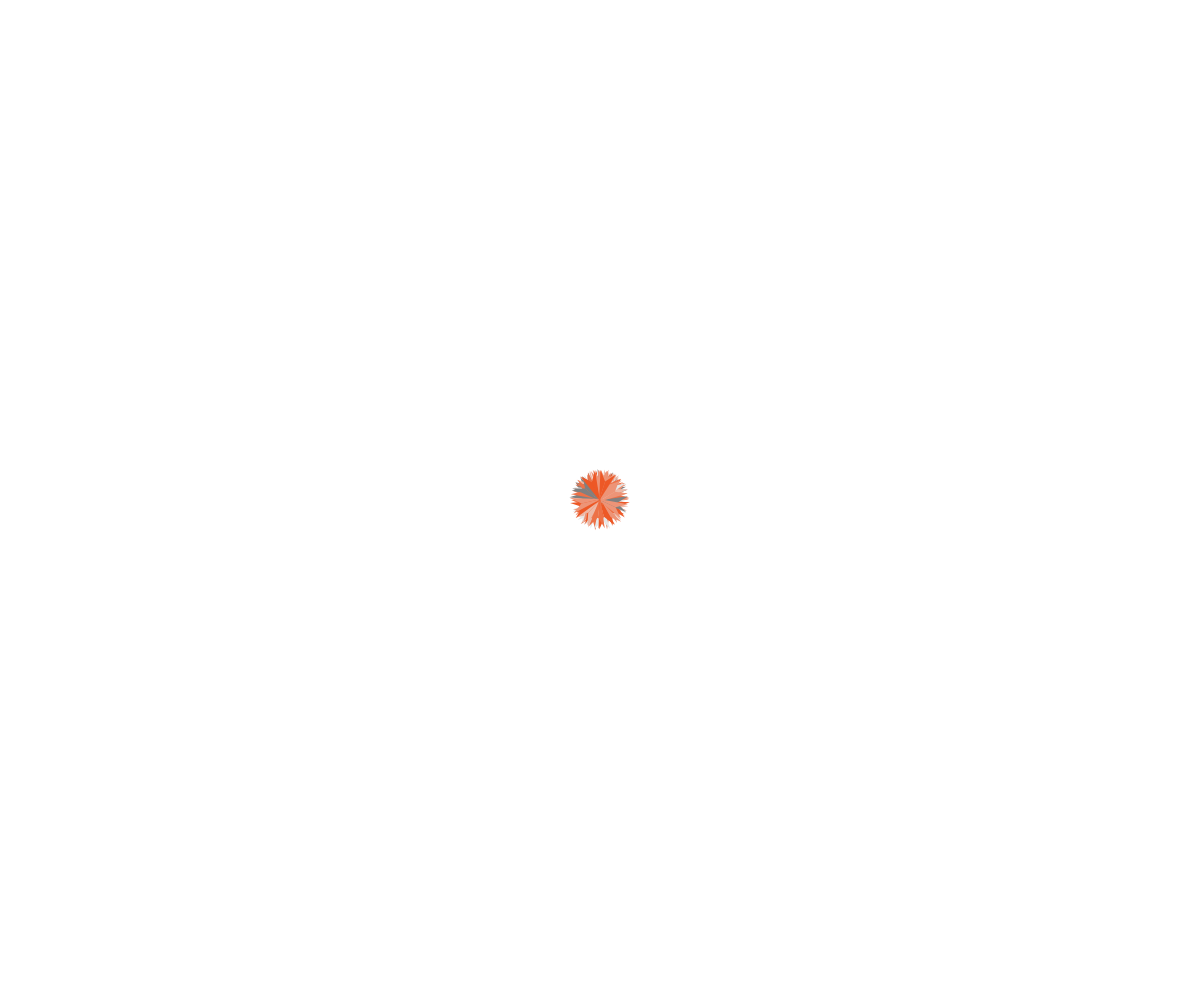
Frame 1 (no input)
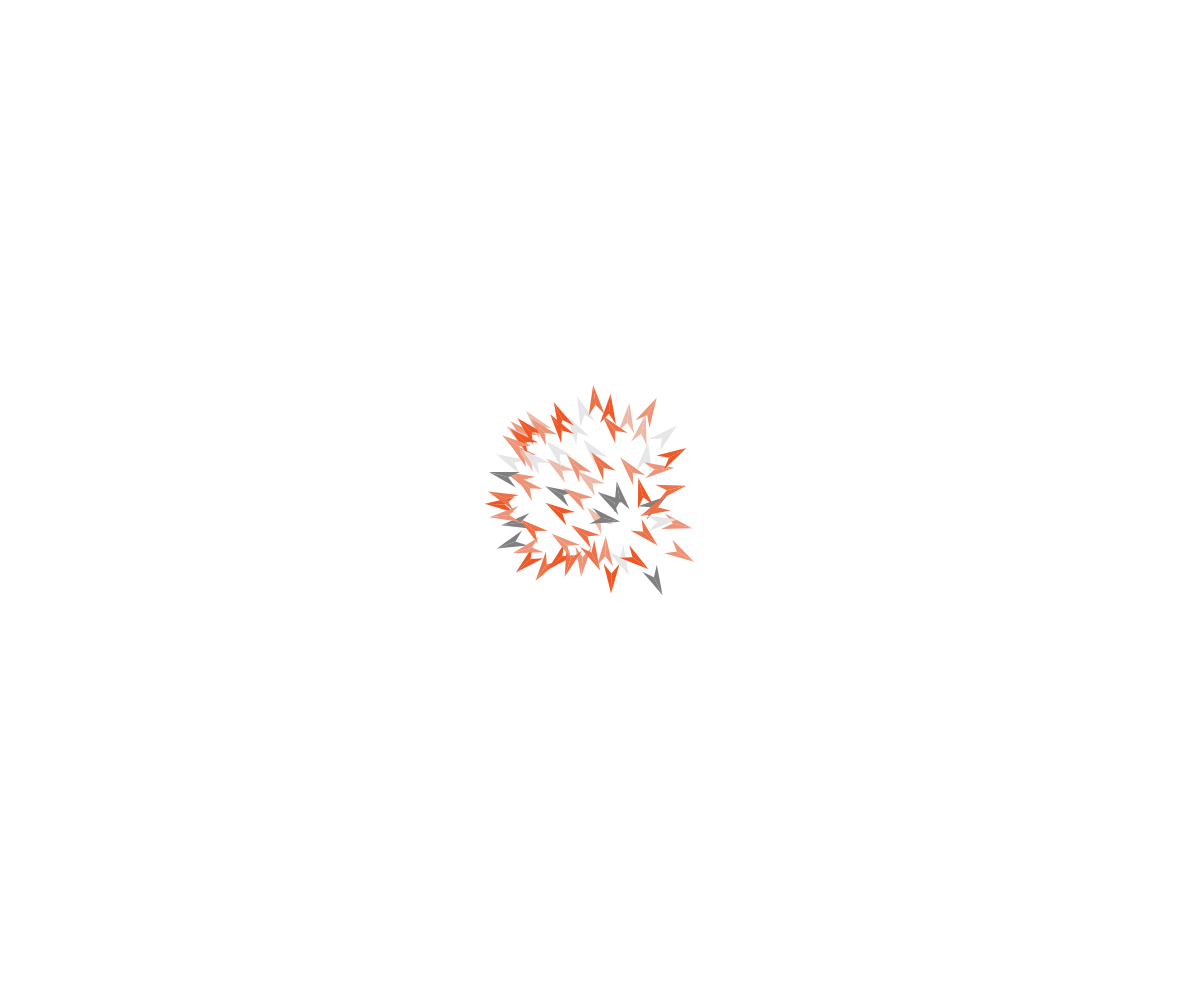
Frame 60 (no input)
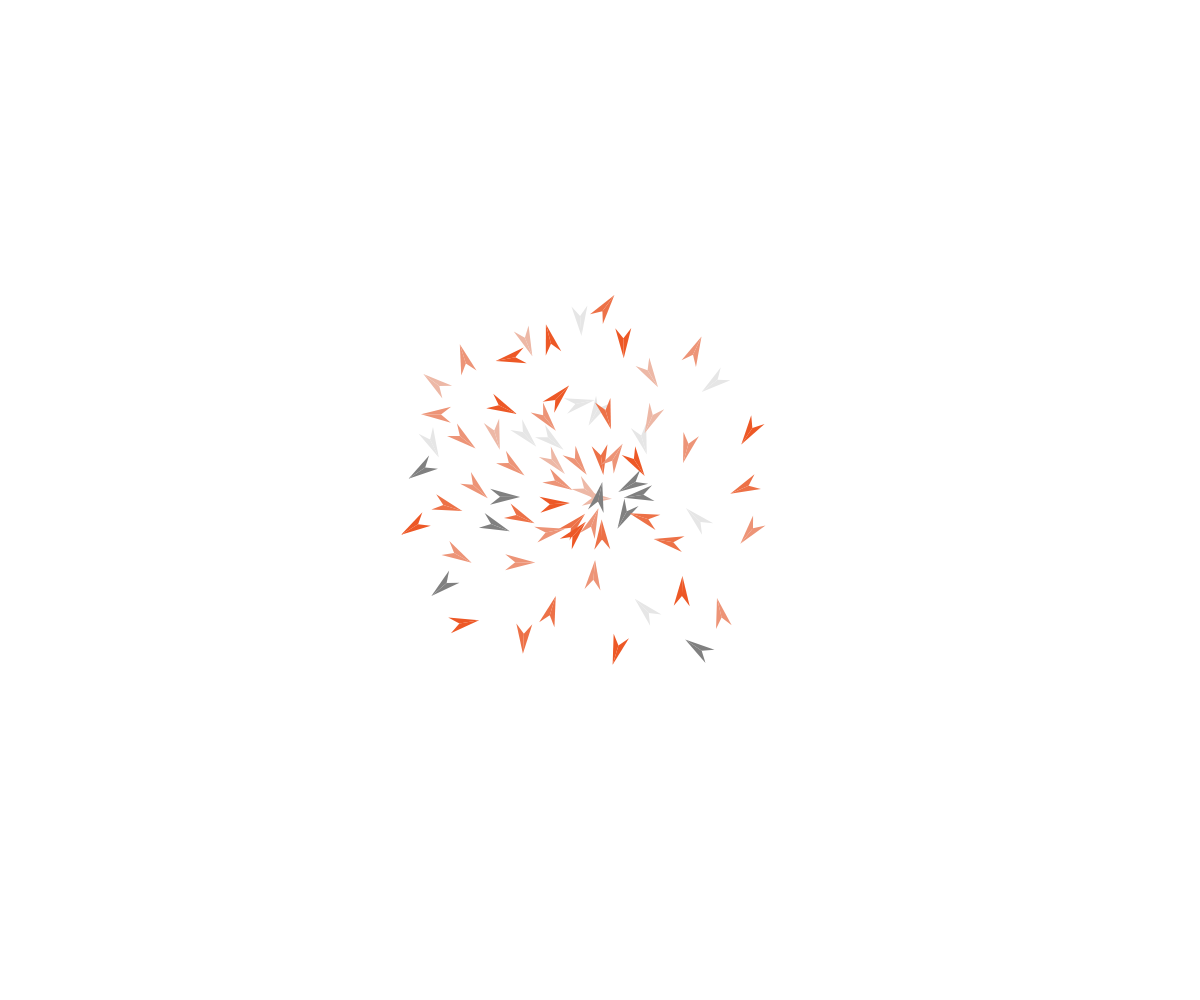
Frame 120 (the mouse pressed at the canvas centre since frame 60)

The p5.js sketch that drew these frames (run headless with seeded random() and noise() and a simulated clock; from frame 60 on, the mouse is pressed at the canvas centre):

// p5.js sketch
// ── sketch.js
//the compass needle moves according to the wind pattern in that area
//for their

"use strict"

var boids = []
var accuColour = []
var canvas 

function setup() {
   canvas = createCanvas(windowWidth, windowHeight)
   canvas.position(0,0)
   canvas.style('z-index', '-1')
   
   colorMode(HSB)

   accuColour = [ //this needs to go befoe we push new boids into the array
      color(15, 84, 93), //accuOrange
      color(15, 70, 93),
      color(15, 50, 93), //light orange
      color(15, 30, 93),
      color(0, 0, 90), //light grey
      color(0, 0, 50)
   ]

   for (var i = 0; i < 70; i++) {
      boids.push(new Boid(width / 2 + random(-1, 1), height / 2 + random(-1, 1)))
   }
}

function draw() {
   background(0, 0, 100);

   for (var i = 0; i < boids.length; i++) {
      var b = boids[i]
      var target = createVector(mouseX, mouseY)
      b.seek(target)
         //b.cohesion(boids)
      b.separate(boids)
         //b.align(boids)
         //b.flock(boids)
      b.update()
      b.checkEdges()
      b.display()
   }
}

function randomPalette() {
   var rando2 = floor(random(0, accuColour.length))
   return accuColour[rando2]
}
// ── Boid.js
"use strict"

class Boid {
   constructor(x, y) {
      this.pos = createVector(x, y);
      this.vel = createVector(random(-2, 2), random(-2, 2));
      this.acc = createVector();

      this.maxSpeed = 2; // max speed;
      this.maxSteerForce = 0.05; // max steering force

      this.separateDistance = 50
      this.neighbourDistance = 30
      
      this.fillCol = randomPalette()
   }

   update() {
      this.vel.add(this.acc);
      //this.vel.limit(this.maxSpeed); // ***
      this.pos.add(this.vel);
      this.acc.mult(0);
      this.angle = this.vel.heading();
   }

   applyForce(force) {
      this.acc.add(force);
   }

   flock(others) {
      var cForce = this.cohesion(others)
      var sForce = this.separate(others)
      var aForce = this.align(others)

      cForce.mult(1.0)
      sForce.mult(1.0)
      aForce.mult(1.0)

      this.applyForce(cForce)
      this.applyForce(sForce)
      this.applyForce(aForce)
   }

   align(others) {
      //sum
      var velocity = createVector()
      var count = 0
         //for loop 
      for (var i = 0; i < others.length; i++) {
         var other = others[i]
         var distance = this.pos.dist(other.pos)
         if (distance < this.neighbourDistance && distance > 0) {
            velocity.add(other.vel)
            count++
         }
      }
      //avg
      if (count > 0) {
         velocity.div(count)
         velocity.setMag(this.maxSpeed)
         var steer = p5.Vector.sub(velocity, this.vel)
         steer.limit(this.maxSteerForce)
         this.applyForce(steer)
      }


   }

   cohesion(others) {
      //sum
      var position = createVector()
      var count = 0

      //for loop
      for (var i = 0; i < others.length; i++) {
         var other = others[i]
         var distance = this.pos.dist(other.pos)
         if (distance > 0 && distance < this.neighbourDistance) {
            position.add(other.pos)
            count++
         }
      }
      //avg
      if (count > 0) {
         position.div(count)
         this.seek(position)
      }

      //position will be edited later
   }

   separate(others) {
      //avg of vectors
      var vector = createVector() //vector is actually the variable for sum
      var count = 0
      for (var i = 0; i < others.length; i++) {
         var other = others[i]
         var distance = this.pos.dist(other.pos)

         if (distance < this.separateDistance && distance > 0) {
            //sum+=value
            var diff = p5.Vector.sub(this.pos, other.pos)
            diff.normalize()
            diff.div(distance)
               //finally sum
            vector.add(diff)
            count++
         }
      }
      //avg -- we do it here cos we won't get the var count until the for loop finishes
      if (count > 0) {
         vector.div(count)
      }

      if (vector.mag() > 0) {
         //desired vector
         vector.setMag(this.maxSpeed)

         //steering force
         vector.sub(this.vel)
         vector.limit(this.maxSteerForce)
            //return vector //--ask Moon
      }

      //apply
      this.applyForce(vector) //--ask Moon
      //return vector //ask Moon
   }

   seek(target) {
      var desired = p5.Vector.sub(target, this.pos);
      desired.setMag(this.maxSpeed); // ***
      var steer = p5.Vector.sub(desired, this.vel);
      steer.limit(this.maxSteerForce);
      this.applyForce(steer);
   }

   checkEdges() {
      // x
      if (this.pos.x < 0) {
         this.pos.x = width;
      } else if (this.pos.x > width) {
         this.pos.x = 0;
      }
      // y
      if (this.pos.y < 0) {
         this.pos.y = height;
      } else if (this.pos.y > height) {
         this.pos.y = 0;
      }
   }

   display() {
      push()
      translate(this.pos.x, this.pos.y)
      rotate(this.angle)
      noStroke()
      fill(this.fillCol);
      triangle(0, 0, -20, 0, -30, -8)
      triangle(0, 0, -20, 0, -30, 8)
      pop()
   }
}
